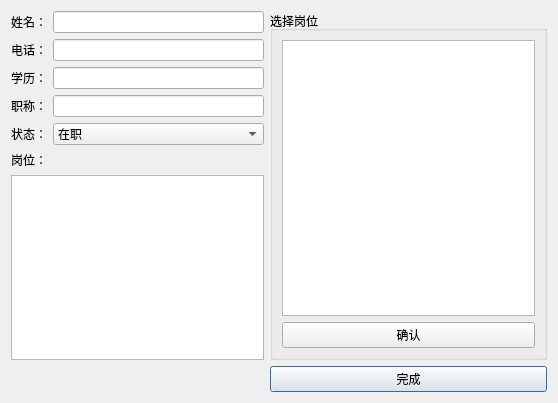
<?xml version="1.0" encoding="UTF-8"?>
<ui version="4.0">
 <class>employeeEditor</class>
 <widget class="QDialog" name="employeeEditor">
  <property name="geometry">
   <rect>
    <x>0</x>
    <y>0</y>
    <width>558</width>
    <height>403</height>
   </rect>
  </property>
  <property name="windowTitle">
   <string>Dialog</string>
  </property>
  <layout class="QGridLayout" name="gridLayout">
   <item row="1" column="1">
    <widget class="QPushButton" name="finishBtn">
     <property name="text">
      <string>完成</string>
     </property>
    </widget>
   </item>
   <item row="0" column="1">
    <widget class="QGroupBox" name="groupBox">
     <property name="title">
      <string>选择岗位</string>
     </property>
     <layout class="QVBoxLayout" name="verticalLayout">
      <item>
       <widget class="QListWidget" name="listWidget">
        <property name="selectionMode">
         <enum>QAbstractItemView::MultiSelection</enum>
        </property>
       </widget>
      </item>
      <item>
       <widget class="QPushButton" name="positionSelectBtn">
        <property name="text">
         <string>确认</string>
        </property>
       </widget>
      </item>
     </layout>
    </widget>
   </item>
   <item row="0" column="0">
    <layout class="QFormLayout" name="formLayout">
     <item row="0" column="0">
      <widget class="QLabel" name="label">
       <property name="text">
        <string>姓名：</string>
       </property>
      </widget>
     </item>
     <item row="0" column="1">
      <widget class="QLineEdit" name="nameEdit"/>
     </item>
     <item row="1" column="0">
      <widget class="QLabel" name="label_2">
       <property name="text">
        <string>电话：</string>
       </property>
      </widget>
     </item>
     <item row="1" column="1">
      <widget class="QLineEdit" name="phoneEdit"/>
     </item>
     <item row="2" column="0">
      <widget class="QLabel" name="label_4">
       <property name="text">
        <string>学历：</string>
       </property>
      </widget>
     </item>
     <item row="2" column="1">
      <widget class="QLineEdit" name="EducationEdit"/>
     </item>
     <item row="3" column="0">
      <widget class="QLabel" name="label_3">
       <property name="text">
        <string>职称：</string>
       </property>
      </widget>
     </item>
     <item row="3" column="1">
      <widget class="QLineEdit" name="tytleEdit"/>
     </item>
     <item row="7" column="0" colspan="2">
      <widget class="QTextBrowser" name="textBrowser"/>
     </item>
     <item row="4" column="0">
      <widget class="QLabel" name="label_6">
       <property name="text">
        <string>状态：</string>
       </property>
      </widget>
     </item>
     <item row="5" column="0">
      <widget class="QLabel" name="label_5">
       <property name="text">
        <string>岗位：</string>
       </property>
      </widget>
     </item>
     <item row="4" column="1">
      <widget class="QComboBox" name="comboBox">
       <property name="currentIndex">
        <number>1</number>
       </property>
       <item>
        <property name="text">
         <string>离职</string>
        </property>
       </item>
       <item>
        <property name="text">
         <string>在职</string>
        </property>
       </item>
      </widget>
     </item>
    </layout>
   </item>
  </layout>
 </widget>
 <resources/>
 <connections/>
</ui>
